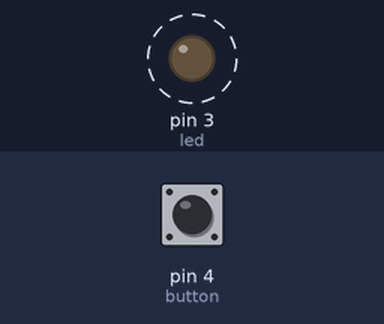
Recording of a sketch running on a simulated Arduino Uno, built with avr-gcc and run on an emulated ATmega328P. Parts: output pins drawn as LEDs (lit = HIGH). Dashed ring = blinking. Inputs (shaded band) come from the test bench; at power-on: pin 4 (button) HIGH. What the sketch prints to the serial monitor is not drawn.

Above: at 0.5 s.
Timing chart, 0 to 4.6 s (numbered marks = the images above):
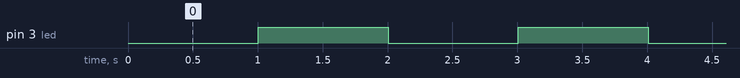

Measured:
- by itself, pin 3 (led): alternates HIGH for 1.0 s and LOW for 1.0 s

The sketch:

sketch_mar19g.ino
```cpp
#define led 3
#define button 4
unsigned long waktu_awal = 0;
unsigned long waktu_sekarang = 0;
bool led_state = false;

void setup() {
  // put your setup code here, to run once:
  pinMode(button, INPUT_PULLUP);
  pinMode(led, OUTPUT);
  Serial.begin(9600);
}

void loop() {
  // put your main code here, to run repeatedly:
  Serial.println(!digitalRead(button));
  waktu_awal = millis();
  if (waktu_awal-waktu_sekarang>1000){
    waktu_sekarang = waktu_awal;
    led_state = !led_state;
    digitalWrite(led, led_state);
  }

}
```
